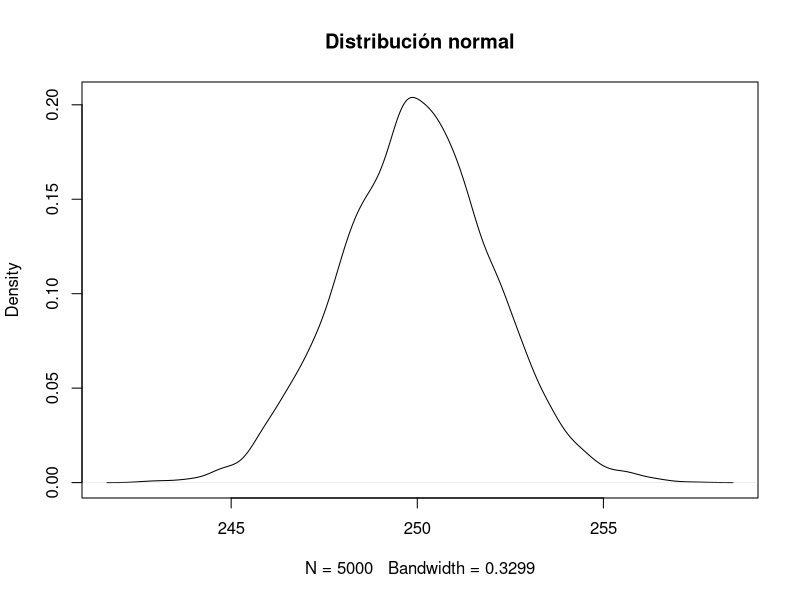

This figure's R source:

#Primera Pregunta

prob_disconforme <- pnorm(245, mean = 250, sd = 2, lower.tail = FALSE) +
  pnorm(255, mean = 250, sd = 2, lower.tail = TRUE)

prob_disconforme

# Cálculo del valor
valor_peso_muy_alto <- qnorm(0.002, mean = 250, sd = 2)

# Resultado
valor_peso_muy_alto

prob_max_2_disconformes <- sum(dbinom(0:2, size = 10, prob = prob_disconforme))

# Resultado
prob_max_2_disconformes



#Segunda Pregunta

prob_tres_lleguen_tarde <- dbinom(3, size = 35, prob = 0.05)
prob_tres_lleguen_tarde

prob_ninguno_llegue_tarde <- dbinom(0, size = 35, prob = 0.05)
prob_ninguno_llegue_tarde

prob_max_uno_llegue_tarde <- sum(dbinom(0:1, size = 35, prob = 0.05))
prob_max_uno_llegue_tarde

numero_esperado_llegan_tiempo <- 35 * 0.95
numero_esperado_llegan_tiempo



#Tercera pregunta

# Datos de muestra
n <- 150
x_media <- 628
s <- 30
intervalo_de_confianza <- 0.95

#Con un intervalo de confianza del 95% el valor de Z sera igual 
#a 1.96

nuevo_interval_de_confianza <- 1.96

# Cálculo del intervalo de confianza
margen_ <- nuevo_interval_de_confianza * (s / sqrt(n))
limite_inferior <- x_media - margen_
limite_superior <- x_media + margen_

# Resultado
nivel_de_confianza <- c(limite_inferior, limite_superior)
nivel_de_confianza



x <- 248
mu <- 250
sd <- 2
pnorm(x,mean=mu,sd)
plot(density(rnorm(5000,mean=mu,sd)), main="Distribución normal")

